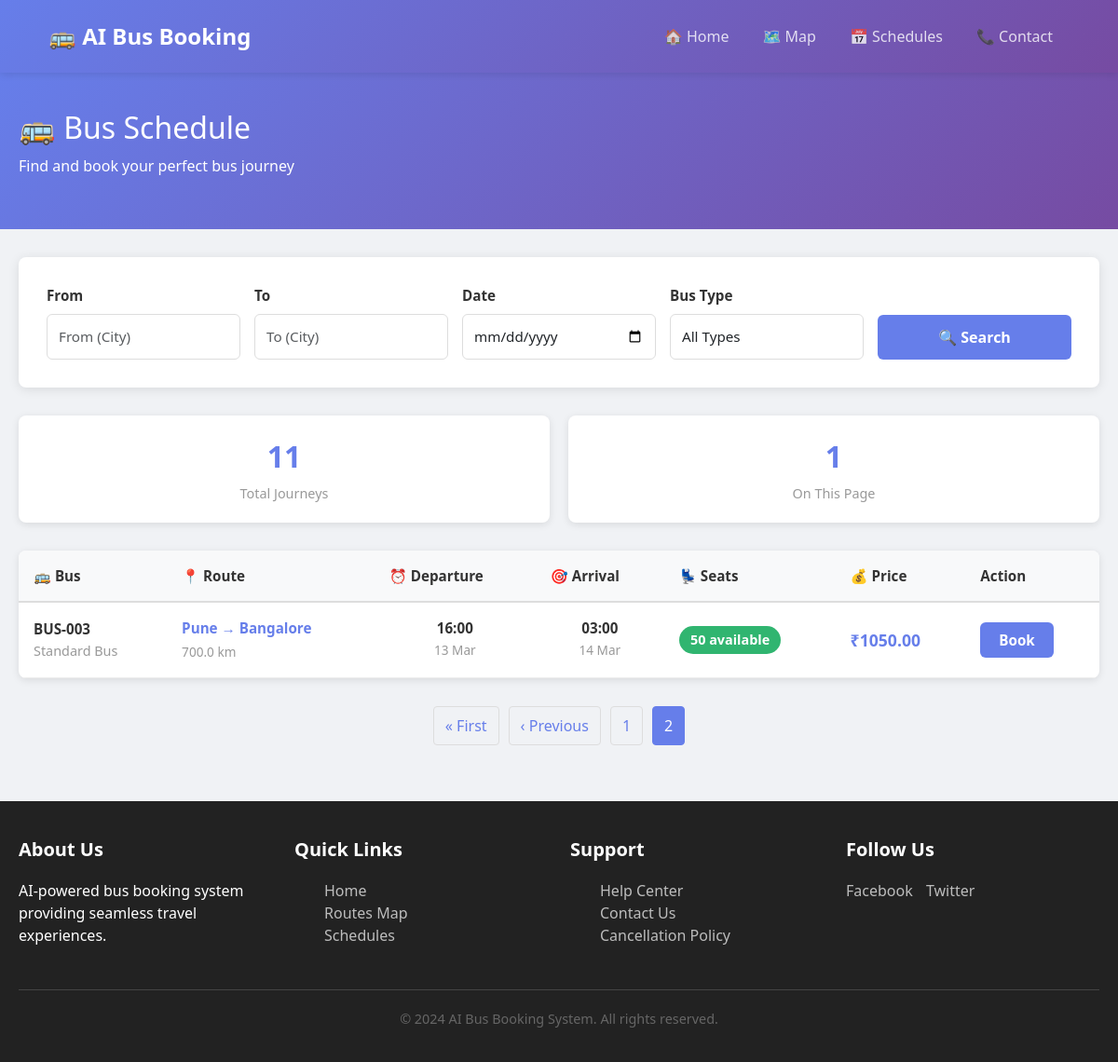
Page /schedule/?page=2 on the earlier database version.
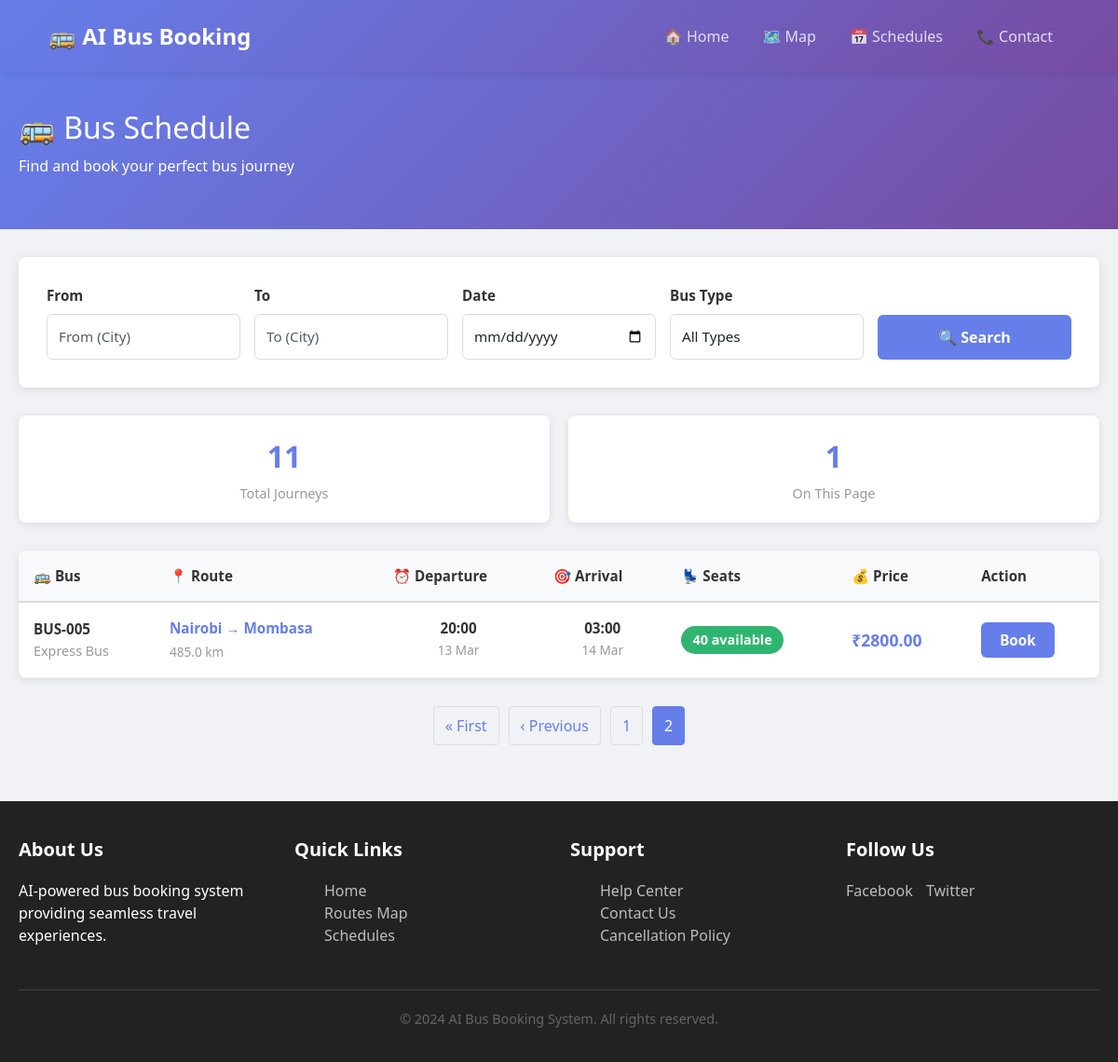
Same page on the later database version.
### booking/models.py (models this page shows, shortened)
class BusJourney(models.Model):
    STATUS_CHOICES = [
        ('scheduled', 'Scheduled'),
        ('in_transit', 'In Transit'),
        ('completed', 'Completed'),
        ('cancelled', 'Cancelled'),
    ]
    bus = models.ForeignKey(Bus, on_delete=models.CASCADE, related_name='journeys')
    route = models.ForeignKey(Route, on_delete=models.CASCADE, related_name='journeys')
    departure_time = models.DateTimeField()
    arrival_time = models.DateTimeField()
    available_seats = models.IntegerField()
    status = models.CharField(max_length=20, choices=STATUS_CHOICES, default='scheduled')
    current_lat = models.FloatField(default=0.0)
    current_lng = models.FloatField(default=0.0)
    price_per_seat = models.DecimalField(max_digits=10, decimal_places=2)
    created_at = models.DateTimeField(auto_now_add=True)
    class Meta:
        ordering = ['-departure_time']
    @property
    def booked_seats(self):
        return self.booking_set.aggregate(models.Sum('seats'))['seats__sum'] or 0
    @property
    def remaining_seats(self):
        return self.available_seats - self.booked_seats

class Bus(models.Model):
    BUS_TYPE_CHOICES = [
        ('standard', 'Standard Bus'),
        ('express', 'Express Bus'),
        ('luxury', 'Luxury Bus'),
    ]
    bus_number = models.CharField(max_length=50, unique=True)
    name = models.CharField(max_length=100)
    capacity = models.IntegerField()
    bus_type = models.CharField(max_length=20, choices=BUS_TYPE_CHOICES, default='standard')
    license_plate = models.CharField(max_length=50, unique=True)
    manufacturer = models.CharField(max_length=100, blank=True)
    year = models.IntegerField(blank=True, null=True)
    is_active = models.BooleanField(default=True)
    created_at = models.DateTimeField(auto_now_add=True)
    class Meta:
        ordering = ['bus_number']

class Route(models.Model):
    origin = models.CharField(max_length=100)
    destination = models.CharField(max_length=100)
    origin_lat = models.FloatField(default=0.0)
    origin_lng = models.FloatField(default=0.0)
    destination_lat = models.FloatField(default=0.0)
    destination_lng = models.FloatField(default=0.0)
    distance_km = models.FloatField(default=0.0)
    duration = models.DurationField(default=timedelta(hours=1))
    base_fare = models.DecimalField(max_digits=10, decimal_places=2, default=0.0)
    buses = models.ManyToManyField(Bus, related_name='routes')
    is_active = models.BooleanField(default=True)
    created_at = models.DateTimeField(auto_now_add=True)
    class Meta:
        ordering = ['origin', 'destination']

### booking/views.py (the view, shortened to what this page needs)
# urls.py: path('schedule/', views.schedule_list, name='schedule_list'),
def schedule_list(request):
    form = ScheduleSearchForm(request.GET or None)
    journeys = BusJourney.objects.filter(
        status='scheduled',
        departure_time__gte=datetime.now()
    ).select_related('bus', 'route').order_by('departure_time')
    paginator = Paginator(journeys, 10)
    page_number = request.GET.get('page')
    page_obj = paginator.get_page(page_number)
    context = {
        'form': form,
        'page_obj': page_obj,
        'journeys': page_obj,
    }
    return render(request, 'booking/schedule.html', context)

### booking/templates/booking/schedule.html (shortened to what this page needs)
{% extends 'base.html' %}
{% load static %}
{% block content %}
<div class="schedule-header">
    <div class="container">
        <h1>🚌 Bus Schedule</h1>
        <p>Find and book your perfect bus journey</p>
    </div>
</div>
<div class="container">
    <div class="search-box">
        <form method="get" class="search-form">
            <div class="form-group">
                <label for="id_origin">From</label>
                {{ form.origin }}
            </div>
            <div class="form-group">
                <label for="id_destination">To</label>
                {{ form.destination }}
            </div>
            <div class="form-group">
                <label for="id_departure_date">Date</label>
                {{ form.departure_date }}
            </div>
            <div class="form-group">
                <label for="id_bus_type">Bus Type</label>
                {{ form.bus_type }}
            </div>
            <button type="submit" class="search-btn">🔍 Search</button>
        </form>
    </div>
    {% if page_obj %}
    <div class="schedule-stats">
        <div class="stat-card">
            <div class="stat-value">{{ page_obj.paginator.count }}</div>
            <div class="stat-label">Total Journeys</div>
        </div>
        <div class="stat-card">
            <div class="stat-value">{{ journeys|length }}</div>
            <div class="stat-label">On This Page</div>
        </div>
    </div>
    {% endif %}
    {% if page_obj %}
        {% if journeys %}
        <table class="schedule-table">
            <thead>
                <tr>
                    <th>🚌 Bus</th>
                    <th>📍 Route</th>
                    <th>⏰ Departure</th>
                    <th>🎯 Arrival</th>
                    <th>💺 Seats</th>
                    <th>💰 Price</th>
                    <th>Action</th>
                </tr>
            </thead>
            <tbody>
                {% for journey in journeys %}
                <tr>
                    <td>
                        <strong>{{ journey.bus.bus_number }}</strong><br>
                        <span style="color: #999; font-size: 0.9rem;">{{ journey.bus.get_bus_type_display }}</span>
                    </td>
                    <td>
                        <div class="route-info">
                            <div class="route-name">{{ journey.route.origin }} → {{ journey.route.destination }}</div>
                            <div class="route-distance">{{ journey.route.distance_km }} km</div>
                        </div>
                    </td>
                    <td>
                        <div class="time-info">
                            <span class="departure-time">{{ journey.departure_time|time:"H:i" }}</span>
                            <span class="time-separator">{{ journey.departure_time|date:"d M" }}</span>
                        </div>
                    </td>
                    <td>
                        <div class="time-info">
                            <span class="arrival-time">{{ journey.arrival_time|time:"H:i" }}</span>
                            <span class="time-separator">{{ journey.arrival_time|date:"d M" }}</span>
                        </div>
                    </td>
                    <td>
                        <div class="seats-info">
                            {% if journey.remaining_seats > 5 %}
                                <span class="seats-available">{{ journey.remaining_seats }} available</span>
                            {% elif journey.remaining_seats > 0 %}
                                <span class="seats-limited">{{ journey.remaining_seats }} left</span>
                            {% else %}
                                <span class="seats-unavailable">Full</span>
                            {% endif %}
                        </div>
                    </td>
                    <td>
                        <div class="price-info">₹{{ journey.price_per_seat }}</div>
                    </td>
                    <td>
                        {% if journey.remaining_seats > 0 %}
                            <a href="{% url 'booking:book_journey' journey.id %}" class="book-btn">Book</a>
                        {% else %}
                            <button class="book-btn" disabled>Sold Out</button>
                        {% endif %}
                    </td>
                </tr>
                {% endfor %}
            </tbody>
        </table>
        {% if page_obj.has_other_pages %}
        <div class="pagination">
            {% if page_obj.has_previous %}
                <a href="?page=1{% for key, value in request.GET.items %}{% if key != 'page' %}&{{ key }}={{ value }}{% endif %}{% endfor %}">« First</a>
                <a href="?page={{ page_obj.previous_page_number }}{% for key, value in request.GET.items %}{% if key != 'page' %}&{{ key }}={{ value }}{% endif %}{% endfor %}">‹ Previous</a>
            {% endif %}
            {% for num in page_obj.paginator.page_range %}
                {% if page_obj.number == num %}
                    <span class="current">{{ num }}</span>
                {% else %}
                    <a href="?page={{ num }}{% for key, value in request.GET.items %}{% if key != 'page' %}&{{ key }}={{ value }}{% endif %}{% endfor %}">{{ num }}</a>
                {% endif %}
            {% endfor %}
        </div>
        {% endif %}
        {% else %}
        <div class="no-results">
            <h3>😞 No journeys found</h3>
            <p>Try adjusting your search criteria</p>
        </div>
        {% endif %}
    {% else %}
    <div class="no-results">
        <h3>🔍 Search for available buses</h3>
        <p>Enter your departure and destination cities to see available buses</p>
    </div>
    {% endif %}
</div>
{% endblock %}

### booking/templates/base.html (shortened to what this page needs)
<!DOCTYPE html>
<html lang="en">
<head>
    <link href="https://cdn.jsdelivr.net/npm/bootstrap@5.3.0/dist/css/bootstrap.min.css" rel="stylesheet">
    <link rel="stylesheet" href="https://cdnjs.cloudflare.com/ajax/libs/font-awesome/6.4.0/css/all.min.css">
</head>
<body>
    <nav class="navbar navbar-expand-lg navbar-dark">
        <div class="container">
            <a class="navbar-brand" href="{% url 'booking:home' %}">
                🚌 AI Bus Booking
            </a>
            <div class="collapse navbar-collapse" id="navbarNav">
                <ul class="navbar-nav ms-auto">
                    <li class="nav-item">
                        <a class="nav-link" href="{% url 'booking:home' %}">🏠 Home</a>
                    </li>
                    <li class="nav-item">
                        <a class="nav-link" href="{% url 'booking:route_map' %}">🗺️ Map</a>
                    </li>
                    <li class="nav-item">
                        <a class="nav-link" href="{% url 'booking:schedule_list' %}">📅 Schedules</a>
                    </li>
                    <li class="nav-item">
                        <a class="nav-link" href="#contact">📞 Contact</a>
                    </li>
                </ul>
            </div>
        </div>
    </nav>
    <main>
        {% block content %}{% endblock %}
    </main>
    <footer class="footer">
        <div class="container">
            <div class="row">
                <div class="col-md-3">
                    <h5>About Us</h5>
                    <p>AI-powered bus booking system providing seamless travel experiences.</p>
                </div>
                <div class="col-md-3">
                    <h5>Quick Links</h5>
                    <ul style="list-style: none;">
                        <li><a href="{% url 'booking:home' %}">Home</a></li>
                        <li><a href="{% url 'booking:route_map' %}">Routes Map</a></li>
                        <li><a href="{% url 'booking:schedule_list' %}">Schedules</a></li>
                    </ul>
                </div>
                <div class="col-md-3">
                    <h5>Support</h5>
                    <ul style="list-style: none;">
                        <li><a href="#">Help Center</a></li>
                        <li><a href="#">Contact Us</a></li>
                        <li><a href="#">Cancellation Policy</a></li>
                    </ul>
                </div>
                <div class="col-md-3">
                    <h5>Follow Us</h5>
                    <a href="#" style="margin-right: 10px;">Facebook</a>
                    <a href="#">Twitter</a>
                </div>
            </div>
            <div class="footer-divider">
                <p>&copy; 2024 AI Bus Booking System. All rights reserved.</p>
            </div>
        </div>
    </footer>
</body>
</html>

Differences in the rows shown:
removed BusJourney: bus.bus_number "BUS-003", bus.bus_type "Standard Bus", route.origin "Pune", route.destination "Bangalore", route.distance_km "700.0", departure_time "16:00", departure_time "13 Mar", arrival_time "03:00", arrival_time "14 Mar", remaining_seats "50", price_per_seat "1050.00", shows "Book"
added BusJourney: bus.bus_number "BUS-005", bus.bus_type "Express Bus", route.origin "Nairobi", route.destination "Mombasa", route.distance_km "485.0", departure_time "20:00", departure_time "13 Mar", arrival_time "03:00", arrival_time "14 Mar", remaining_seats "40", price_per_seat "2800.00", shows "Book"
